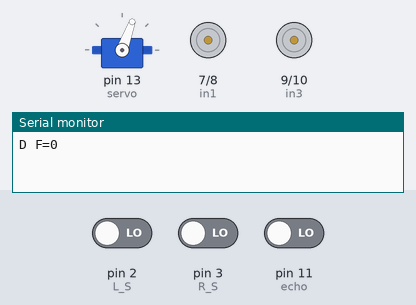
The sketch below on a simulated Arduino Uno, built with avr-gcc and run on an emulated ATmega328P. Shown: servo, motor-driver pin pairs drawn as motors (green arrow = first pin HIGH = forward, orange = second pin HIGH = backward, longer = more drive, scaled by the enable pin), the last lines printed to the serial monitor. Wiring (inferred from the names in the program): servo: signal pin 13. Inputs (shaded band) come from the test bench; at power-on: pin 2 (L_S) LOW, pin 3 (R_S) LOW, pin 11 (echo) LOW. Servo pulses on a pin are drawn as a servo (544–2400 µs = 0–180°).

Above: at 5.7 s.
5.8 s: pin 2 (L_S) driven HIGH
At 6.9 s:
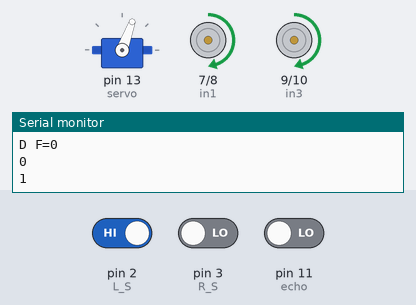
8.0 s: pin 3 (R_S) driven HIGH
At 13.3 s:
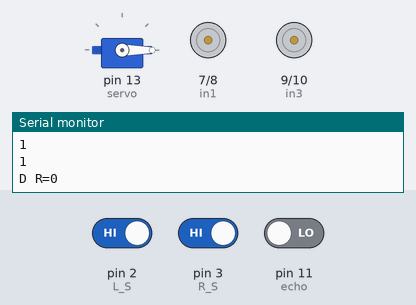
18.2 s: pin 2 (L_S) driven LOW
At 18.9 s:
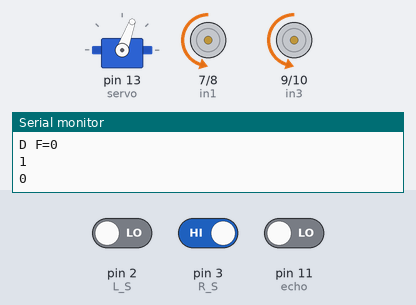
19.9 s: pin 3 (R_S) driven LOW
At 20.8 s:
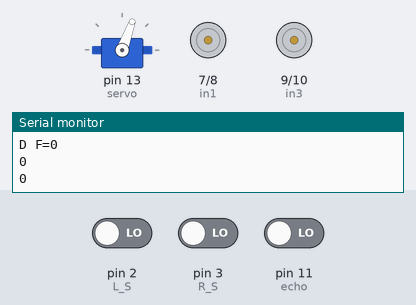
Timing chart, 0 to 22.9 s (numbered marks = the images above; inputs shaded):
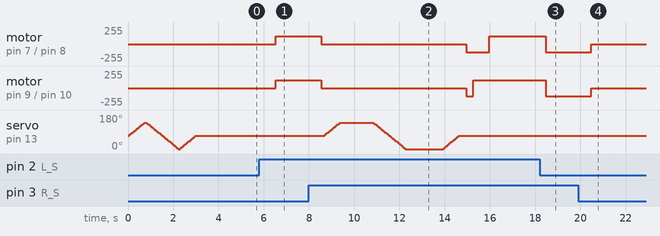

The sketch:

rad_pro.ino
```cpp
#define enA 5//Enable1 L298 Pin enA
#define in1 7 //Motor1  L298 Pin in1
#define in2 8 //Motor1  L298 Pin in1
#define in3 9 //Motor2  L298 Pin in1
#define in4 10 //Motor2  L298 Pin in1
#define enB 6 //Enable2 L298 Pin enB

#define L_S 2//ir sensor Left
#define R_S 3 //ir sensor Right

#define echo 11    //Echo pin
#define trigger 12  //Trigger pin

#define servo 13

int Set=10;
int distance_L, distance_F, distance_R;

void setup(){ // put your setup code here, to run once

Serial.begin(9600); // start serial communication at 9600bps

pinMode(R_S, INPUT); // declare if sensor as input
pinMode(L_S, INPUT); // declare ir sensor as input

pinMode(echo, INPUT );// declare ultrasonic sensor Echo pin as input
pinMode(trigger, OUTPUT); // declare ultrasonic sensor Trigger pin as Output

pinMode(enA, OUTPUT); // declare as output for L298 Pin enA
pinMode(in1, OUTPUT); // declare as output for L298 Pin in1
pinMode(in2, OUTPUT); // declare as output for L298 Pin in2
pinMode(in3, OUTPUT); // declare as output for L298 Pin in3
pinMode(in4, OUTPUT); // declare as output for L298 Pin in4
pinMode(enB, OUTPUT); // declare as output for L298 Pin enB

analogWrite(enA, 120); // Write The Duty Cycle 0 to 255 Enable Pin A for Motor1 Speed
analogWrite(enB, 120); // Write The Duty Cycle 0 to 255 Enable Pin B for Motor2 Speed

pinMode(servo, OUTPUT);

 for (int angle = 70; angle <= 140; angle += 5)  {
   servoPulse(servo, angle);  }
 for (int angle = 140; angle >= 0; angle -= 5)  {
   servoPulse(servo, angle);  }

 for (int angle = 0; angle <= 70; angle += 5)  {
   servoPulse(servo, angle);  }

distance_F = Ultrasonic_read();

delay(500);
}


void loop(){
//==============================================
//     Line Follower and Obstacle Avoiding
//==============================================

distance_F = Ultrasonic_read();
Serial.print("D F=");Serial.println(distance_F);
delay(1000);
Serial.println(digitalRead(R_S));
Serial.println(digitalRead(L_S));
//if Right Sensor and Left Sensor are at White color then it will call forword function
 if((digitalRead(R_S) == 1)&&(digitalRead(L_S) == 1)){
  Serial.println(digitalRead(R_S));
  if(distance_F > Set){forword();}
                  else{Check_side();}
 }

//if Right Sensor is Black and Left Sensor is White then it will call turn Right function
else if((digitalRead(R_S) == 1)&&(digitalRead(L_S) == 0)){turnRight();}

//if Right Sensor is White and Left Sensor is Black then it will call turn Left function
else if((digitalRead(R_S) == 0)&&(digitalRead(L_S) == 1)){turnLeft();}

//if Right Sensor is Black and Left Sensor is Black then it will call turn Stop function
else if((digitalRead(R_S) == 0)&&(digitalRead(L_S) == 0)){Stop();}

delay(10);
}

void servoPulse (int pin, int angle){
int pwm = (angle*11) + 500;      // Convert angle to microseconds
 digitalWrite(pin, HIGH);
 delayMicroseconds(pwm);
 digitalWrite(pin, LOW);
 delay(50); // Refresh cycle of servo
}


//**********************Ultrasonic_read****************************
long Ultrasonic_read(){
  digitalWrite(trigger, LOW);
  delayMicroseconds(2);
  digitalWrite(trigger, HIGH);
  delayMicroseconds(10);
  long time = pulseIn (echo, HIGH);
  return time / 29 / 2;
}

void compareDistance(){
    if(distance_L > distance_R){
  turnLeft();
  delay(200);
  forword();
  delay(700);
  turnRight();
  delay(500);
  }
  else{
  turnRight();
  delay(300);
  forword();
  delay(700);
  turnLeft();
  delay(500);
  }
}

void Check_side(){
    Stop();
    delay(100);
 for (int angle = 70; angle <= 140; angle += 5)  {
   servoPulse(servo, angle);  }
    delay(300);
    distance_R = Ultrasonic_read();
    Serial.print("D R=");Serial.println(distance_R);
    delay(100);
  for (int angle = 140; angle >= 0; angle -= 5)  {
   servoPulse(servo, angle);  }
    delay(500);
    distance_L = Ultrasonic_read();
    Serial.print("D L=");Serial.println(distance_L);
    delay(100);
 for (int angle = 0; angle <= 70; angle += 5)  {
   servoPulse(servo, angle);  }
    delay(300);
    compareDistance();
}

void forword(){  //forword
digitalWrite(in1, LOW); //Left Motor backword Pin
digitalWrite(in2, HIGH); //Left Motor forword Pin
digitalWrite(in3, HIGH); //Right Motor forword Pin
digitalWrite(in4, LOW); //Right Motor backword Pin
}

void turnRight(){ //turnRight
digitalWrite(in1, LOW); //Left Motor backword Pin
digitalWrite(in2, HIGH); //Left Motor forword Pin
digitalWrite(in3, LOW); //Right Motor forword Pin
digitalWrite(in4, HIGH); //Right Motor backword Pin
}

void turnLeft(){ //turnLeft
digitalWrite(in1, HIGH); //Left Motor backword Pin
digitalWrite(in2, LOW); //Left Motor forword Pin
digitalWrite(in3, HIGH); //Right Motor forword Pin
digitalWrite(in4, LOW); //Right Motor backword Pin
}

void Stop(){ //stop
digitalWrite(in1, LOW); //Left Motor backword Pin
digitalWrite(in2, LOW); //Left Motor forword Pin
digitalWrite(in3, LOW); //Right Motor forword Pin
digitalWrite(in4, LOW); //Right Motor backword Pin
}
```

Measured:
- after the input at 5.8 s, motor on pin 7 (in1) / pin 8 (in2), motor on pin 9 (in3) / pin 10 (in4): stopped → forward 120/255 after 0.73 s
- after the input at 8.0 s, motor on pin 7 (in1) / pin 8 (in2): forward 120/255 → stopped after 0.54 s, → backward 120/255 6.4 s later, → forward 120/255 1.0 s later; motor on pin 9 (in3) / pin 10 (in4): forward 120/255 → stopped after 0.54 s, → backward 120/255 6.4 s later, → forward 120/255 0.30 s later
- after the input at 18.2 s, motor on pin 7 (in1) / pin 8 (in2), motor on pin 9 (in3) / pin 10 (in4): forward 120/255 → backward 120/255 after 0.27 s; servo on pin 13 (servo): stays 70° (without the input it goes to 75° after 0.43 s)
- after the input at 19.9 s, motor on pin 7 (in1) / pin 8 (in2), motor on pin 9 (in3) / pin 10 (in4): backward 120/255 → stopped after 0.58 s
